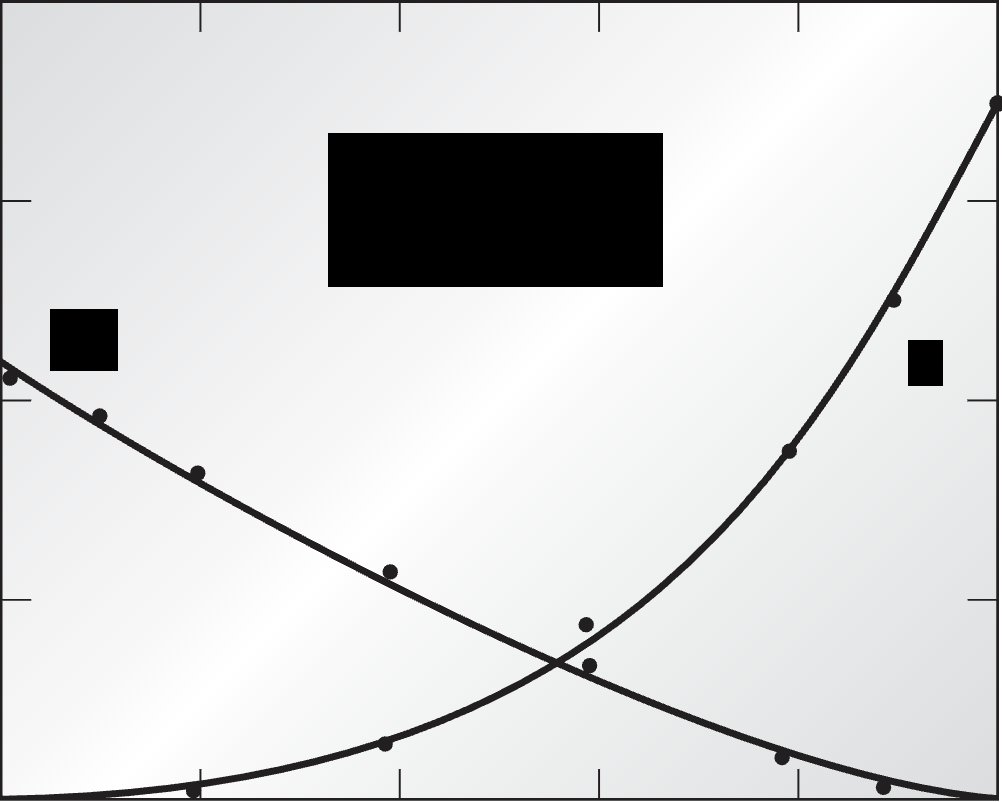
#> input picture homework/homework5/q1/plot.png, 1002 x 802 px; its folder holds only this picture in this run
$ jupyter execute gettingdata.ipynb
#> lines starting #> are read from the running program, lines starting #| are printed output that depends on the picture; after the words box and inside, x2 and y2 are one past the last pixel; in counts of white or black regions, pixels touching at a corner belong together
[cell 1]
import numpy as np
import matplotlib.pyplot as plt
import cv2
from glob import glob

file = glob("plo*.png")[0]
img = cv2.imread(file)
#> img is the input picture: shape (802, 1002, 3); mean B, G, R 217.5, 216.8, 216.5
gray = cv2.cvtColor(img, cv2.COLOR_BGR2GRAY)
circles = cv2.HoughCircles(gray, cv2.HOUGH_GRADIENT, dp=1, minDist=3,
                            param1=200, param2=12, minRadius=1, maxRadius=10)
#> circles = 14 rows, first 8: [585.5, 624.5, 8], [781.5, 756.5, 8.2], [197.5, 473.5, 8.2], [384.5, 742.5, 8.2], [589.5, 665.5, 8], [98.5, 415.5, 8.2], [192.5, 790.5, 9.4], [390.5, 571.5, 7.1]

edges = cv2.Canny(gray, 50, 150, apertureSize=3)
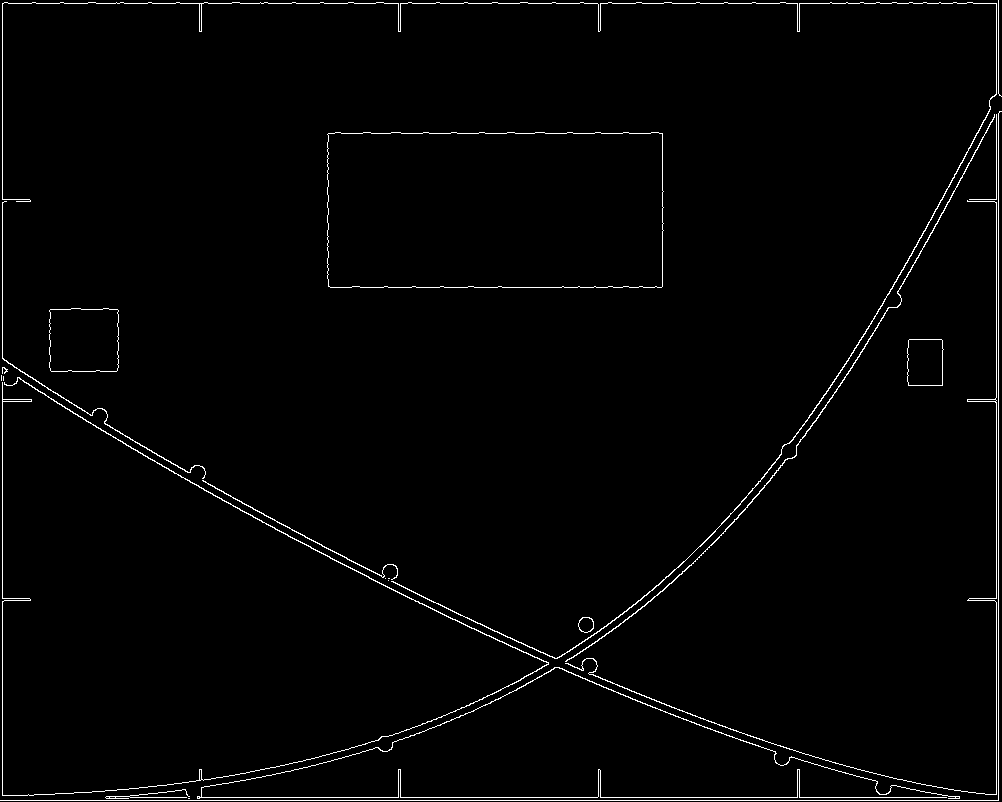
#> edges: shape (802, 1002); 1.6% white in thin lines or dots

xcoords, ycoords = [],[]
if circles is not None:
    circles = np.uint16(np.around(circles))
#> circles = 14 rows, first 8: [586, 624, 8], [782, 756, 8], [198, 474, 8], [384, 742, 8], [590, 666, 8], [98, 416, 8], [192, 790, 9], [390, 572, 7]
    for i, circle in enumerate(circles[0, :]):
        x, y = circle[0], circle[1]
        cv2.circle(img, (x, y), circle[2], (0, 255, 0), 2)
        cv2.putText(img, f"{i}", (x,y), cv2.FONT_HERSHEY_SIMPLEX, 1, (255, 0, 0))
        xcoords.append(x)
        ycoords.append(y)
#> this loop made 14 passes
#> (circle, x, y) on passes 1 to 12: ([586, 624, 8], 586, 624), ([782, 756, 8], 782, 756), ([198, 474, 8], 198, 474), ([384, 742, 8], 384, 742), ([590, 666, 8], 590, 666), ([98, 416, 8], 98, 416), ([192, 790, 9], 192, 790), ([390, 572, 7], 390, 572), ([10, 378, 8], 10, 378), ([788, 450, 7], 788, 450), ([998, 102, 8], 998, 102), ([586, 666, 9], 586, 666)
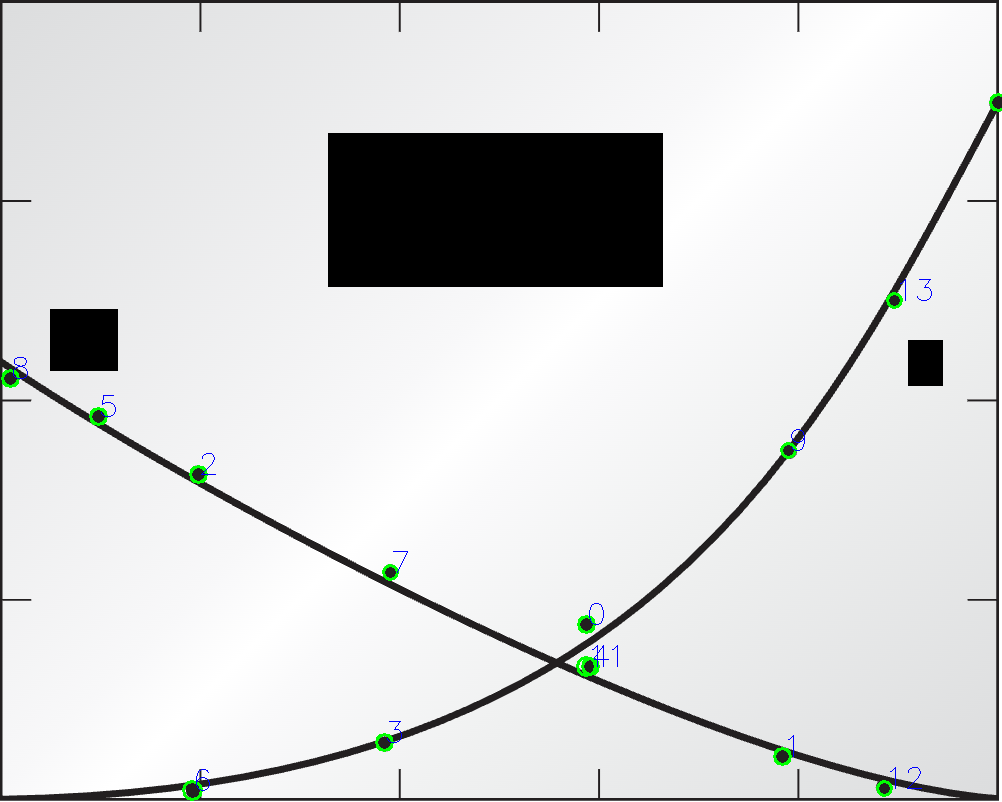
#> img: shape (802, 1002, 3); 0.33% of pixels changed, all inside (x1, y1, x2, y2) = (1, 93, 1002, 801)
#> after the loop, xcoords = [586, 782, 198, 384, 590, 98, 192, 390, 10, 788, 998, 586, 884, 894]; ycoords = [624, 756, 474, 742, 666, 416, 790, 572, 378, 450, 102, 666, 788, 300]

xcoords, ycoords = np.array(xcoords), np.array(ycoords)

xcoords = xcoords * (1.0/802)
#> xcoords = [0.731, 0.975, 0.247, 0.479, 0.736, 0.122, 0.239, 0.486, 0.0125, 0.983, 1.24, 0.731, 1.1, 1.11]
ycoords = ycoords * (0.8/1002)
#> ycoords = [0.498, 0.604, 0.378, 0.592, 0.532, 0.332, 0.631, 0.457, 0.302, 0.359, 0.0814, 0.532, 0.629, 0.24]

fig,ax=plt.subplots(dpi=600)

plt.imshow(cv2.cvtColor(img, cv2.COLOR_BGR2RGB))
plt.title(file)
plt.axis('off')
plt.show()

[cell 2]
import pandas as pd

df = pd.DataFrame(xcoords, ycoords)
#> df = table of 14 rows and 1 columns
df
#> Out = table of 14 rows and 1 columns
